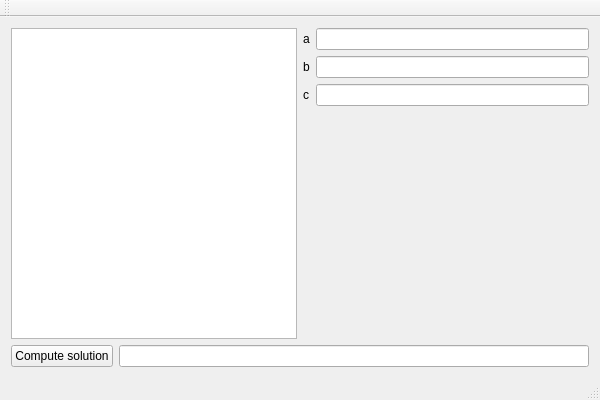
<?xml version="1.0" encoding="UTF-8"?>
<ui version="4.0">
 <class>GuiClass</class>
 <widget class="QMainWindow" name="GuiClass">
  <property name="geometry">
   <rect>
    <x>0</x>
    <y>0</y>
    <width>600</width>
    <height>400</height>
   </rect>
  </property>
  <property name="windowTitle">
   <string>Gui</string>
  </property>
  <widget class="QWidget" name="centralWidget">
   <layout class="QHBoxLayout" name="horizontalLayout_3">
    <item>
     <layout class="QVBoxLayout" name="verticalLayout">
      <item>
       <layout class="QHBoxLayout" name="horizontalLayout_2">
        <item>
         <widget class="QListWidget" name="listWidget"/>
        </item>
        <item>
         <layout class="QFormLayout" name="formLayout">
          <item row="0" column="0">
           <widget class="QLabel" name="label">
            <property name="text">
             <string>a</string>
            </property>
           </widget>
          </item>
          <item row="0" column="1">
           <widget class="QLineEdit" name="lineEdit"/>
          </item>
          <item row="1" column="0">
           <widget class="QLabel" name="label_2">
            <property name="text">
             <string>b</string>
            </property>
           </widget>
          </item>
          <item row="1" column="1">
           <widget class="QLineEdit" name="lineEdit_2"/>
          </item>
          <item row="2" column="0">
           <widget class="QLabel" name="label_3">
            <property name="text">
             <string>c</string>
            </property>
           </widget>
          </item>
          <item row="2" column="1">
           <widget class="QLineEdit" name="lineEdit_3"/>
          </item>
         </layout>
        </item>
       </layout>
      </item>
      <item>
       <layout class="QHBoxLayout" name="horizontalLayout">
        <item>
         <widget class="QPushButton" name="pushButton">
          <property name="text">
           <string>Compute solution</string>
          </property>
         </widget>
        </item>
        <item>
         <widget class="QLineEdit" name="lineEdit_4"/>
        </item>
       </layout>
      </item>
     </layout>
    </item>
   </layout>
  </widget>
  <widget class="QMenuBar" name="menuBar">
   <property name="geometry">
    <rect>
     <x>0</x>
     <y>0</y>
     <width>600</width>
     <height>22</height>
    </rect>
   </property>
  </widget>
  <widget class="QToolBar" name="mainToolBar">
   <attribute name="toolBarArea">
    <enum>TopToolBarArea</enum>
   </attribute>
   <attribute name="toolBarBreak">
    <bool>false</bool>
   </attribute>
  </widget>
  <widget class="QStatusBar" name="statusBar"/>
 </widget>
 <layoutdefault spacing="6" margin="11"/>
 <resources>
  <include location="Gui.qrc"/>
 </resources>
 <connections/>
</ui>
